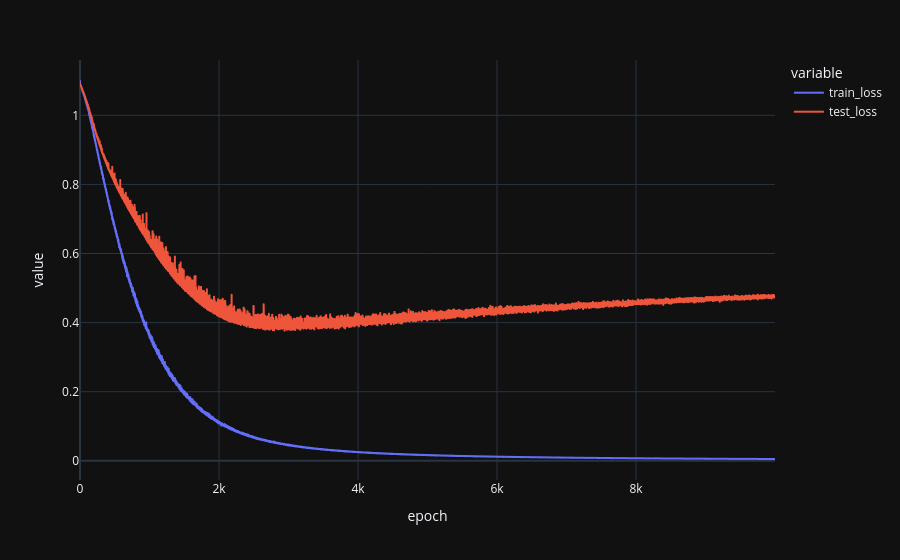

Write notebook code for a chart like this one.
### Code cell
metrics = []

for epoch in range(10_000):
    model.train()
    running_loss = 0.0
    n_seen = 0

    for xb, yb in train_loader:
        xb = xb
        yb = yb

        optimizer.zero_grad()
        logits = model(xb)
        loss = criterion(logits, yb)
        loss.backward()
        optimizer.step()

        running_loss += loss.item() * xb.size(0)
        n_seen += xb.size(0)

    train_loss = running_loss / max(n_seen, 1)
    test_loss = avg_loss(test_loader)

    metrics.append([epoch, train_loss, test_loss])

    print(f"End of epoch {epoch}: Train loss {train_loss:.4f}, Test loss {test_loss:.4f}")

pd.DataFrame(metrics, columns=["epoch", "train_loss", "test_loss"]).set_index("epoch").plot()

### Figure 1 — Plotly figure (JSON) as saved in the notebook; plotly's stock layout.template omitted (floating-point values rounded to 4 significant figures; data arrays with more than 128 entries replaced by an {"elided": "..."} marker saying what was removed)
{"data": [{"hovertemplate": "variable=train_loss<br>epoch=%{x}<br>value=%{y}<extra></extra>", "legendgroup": "train_loss", "line": {"color": "#636efa", "dash": "solid"}, "marker": {"symbol": "circle"}, "mode": "lines", "name": "train_loss", "showlegend": true, "x": {"elided": "10000 int values"}, "xaxis": "x", "y": {"elided": "10000 float values"}, "yaxis": "y", "type": "scattergl"}, {"hovertemplate": "variable=test_loss<br>epoch=%{x}<br>value=%{y}<extra></extra>", "legendgroup": "test_loss", "line": {"color": "#EF553B", "dash": "solid"}, "marker": {"symbol": "circle"}, "mode": "lines", "name": "test_loss", "showlegend": true, "x": {"elided": "10000 int values"}, "xaxis": "x", "y": {"elided": "10000 float values"}, "yaxis": "y", "type": "scattergl"}], "layout": {"xaxis": {"anchor": "y", "domain": [0.0, 1.0], "title": {"text": "epoch"}}, "yaxis": {"anchor": "x", "domain": [0.0, 1.0], "title": {"text": "value"}}, "legend": {"title": {"text": "variable"}, "tracegroupgap": 0}, "margin": {"t": 60}}}
